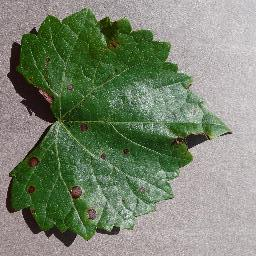
#> input picture dataset/Grape_black_rot_100/Grape_Black_rot10006.jpg, 256 x 256 px; its folder holds only this picture in this run
$ jupyter execute --allow-errors processing1.ipynb   (older library calls are emulated)
#> lines starting #> are read from the running program, lines starting #| are printed output that depends on the picture
## 1. Import Library

[cell 1]
import sys
import os
import cv2 as cv
import matplotlib.pyplot as plt
import numpy as np
import pandas as pd
from sklearn.model_selection import train_test_split, cross_val_predict
from sklearn.metrics import accuracy_score, classification_report, confusion_matrix
from skimage.feature import graycomatrix, graycoprops
from scipy.stats import entropy
from sklearn.ensemble import RandomForestClassifier
from sklearn.svm import SVC
from sklearn.neighbors import KNeighborsClassifier
from sklearn.metrics import (confusion_matrix, ConfusionMatrixDisplay)
import seaborn as sns
from itertools import combinations
from IPython.display import display

Tahap pertama yang kita lakukan adalah memanggil semua *library* pendukung yang dibutuhkan dalam proses pengolahan citra dan klasifikasi. Di sini kita menggunakan `cv2` (OpenCV) dan `skimage` untuk mengolah gambar dan mengekstrak fitur teksturnya. Untuk perhitungan matriks, kita memakai `numpy`, sedangkan `pandas` akan kita gunakan untuk menyusun hasil ekstraksi menjadi tabel data yang rapi. Selain itu, kita juga mengimpor algoritma *Machine Learning* seperti Random Forest, SVM, dan KNN dari `scikit-learn` beserta alat ukur akurasinya. Terakhir, `matplotlib` dan `seaborn` disiapkan untuk menampilkan visualisasi grafik.

## 2. Cek Kemiripan Gambar (Duplikasi)

Sebelum mengolah data, ada baiknya kita memastikan tidak ada data gambar yang kembar identik (duplikat). Jika algoritma belajar dari gambar yang persis sama berulang-ulang, ia bisa jadi "menghafal" dan bukan benar-benar belajar (*overfitting*).

Kode di bawah ini akan mengecilkan ukuran semua gambar dari salah satu kelas (sebagai contoh) menjadi 64x64 piksel agar lebih cepat diproses. Kemudian, ia membandingkan selisih nilai antar gambarnya. Jika selisihnya di bawah 5.0, sistem akan menganggap gambar tersebut sangat mirip atau duplikat. Output cetak di bawah ini akan melaporkan apakah ada gambar yang terdeteksi mirip.

[cell 2]
folder = "dataset/Grape_black_rot_100"
files = sorted(os.listdir(folder))

thumbs = {}
for fname in files:
    img = cv.imread(os.path.join(folder, fname), cv.IMREAD_GRAYSCALE)
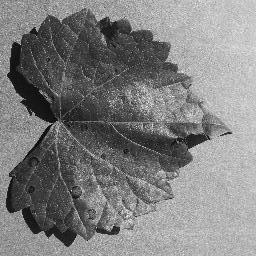
#> img: shape (256, 256); min 0, max 255, mean 127.3
    if img is not None:
        thumbs[fname] = cv.resize(img, (64, 64)).astype(np.float32)

THRESHOLD = 5.0  # makin kecil, makin ketat syarat "dianggap mirip"

for f1, f2 in combinations(thumbs.keys(), 2):
    diff = np.mean(np.abs(thumbs[f1] - thumbs[f2]))
    if diff < THRESHOLD:
        print(f"MIRIP (selisih={diff:.2f}):", f1, "<->", f2)
#> this loop made 0 passes

## 3. Load Dataset

Langkah selanjutnya adalah memuat gambar dataset utama ke dalam memori program. Kode di bawah ini akan membuka folder `dataset` dan membaca setiap sub-folder di dalamnya. Nama dari sub-folder tersebut otomatis dijadikan sebagai label kelas (misalnya, daun dengan *Black Rot* atau daun sehat).

Setiap gambar yang berhasil dibaca akan disimpan dalam *array* `data`, dan labelnya disimpan dalam *array* `labels`. Jika ada gambar yang rusak, sistem akan otomatis melewatinya. Output di bawah ini akan menampilkan total keseluruhan gambar yang berhasil dimuat beserta daftar kelas yang ditemukan, untuk memastikan semua data sudah masuk dengan benar.

[cell 3]
data = []
labels = []
file_name = []

for sub_folder in os.listdir("dataset"):
    sub_folder_path = os.path.join("dataset", sub_folder)
    if os.path.isdir(sub_folder_path):
        sub_folder_files = os.listdir(sub_folder_path)
        for i, filename in enumerate(sub_folder_files):
            img_path = os.path.join(sub_folder_path, filename)
            img = cv.imread(img_path)
#> img is the input picture: shape (256, 256, 3); mean B, G, R 111.9, 133.1, 121.8

            if img is None:
                continue

            data.append(img)
            labels.append(sub_folder)
            file_name.append(f"{sub_folder}_{i+1}.jpg")

print(f"Total gambar yang dimuat: {len(data)}")
#| Total gambar yang dimuat: 1
print(f"Daftar kelas yang ditemukan: {sorted(set(labels))}")

## 4. Inisialisasi Augmentasi Data

Pada beberapa kasus *Machine Learning*, jika jumlah data kita terlalu sedikit, kita biasanya melakukan *Augmentasi* (memperbanyak variasi gambar dengan cara diputar atau dibalik).

Blok kode di bawah ini disiapkan sebagai wadah (*placeholder*) jika sewaktu-waktu kita ingin menambahkan teknik augmentasi tersebut. Untuk saat ini, fungsi utamanya hanya untuk mencatat dan membandingkan jumlah data sebelum dan sesudah diproses. Outputnya akan mencetak konfirmasi bahwa saat ini tidak ada penambahan data buatan yang dimasukkan ke dalam sistem.

[cell 4]
data_augmented = []
labels_augmented = []
paths_augmented = []
file_name_augmented = []

for i in range(len(data)):
	pass
#> this loop made 1 pass

print("Data sebelum augmentasi: ", len(data))
#| Data sebelum augmentasi:  1
print("Data setelah augmentasi: ", len(data_augmented))

## 5. Definisi Pipeline Preprocessing

[cell 5]
TARGET_SIZE = (256, 256)

def gray(image, target_size=TARGET_SIZE):
#> called with target_size = (256, 256)
    resized = cv.resize(image, target_size)
    if len(resized.shape) == 3:
        gray_img = cv.cvtColor(resized, cv.COLOR_BGR2GRAY)
    else:
        gray_img = resized
    return gray_img.astype(np.uint8)


def median(image_input, kernel_size=5):
#> called with kernel_size = 5
    if isinstance(image_input, str):
        img = cv.imread(image_input, cv.IMREAD_GRAYSCALE)
    else:
        img = image_input.copy()

    pad_size = kernel_size // 2
    padded = np.pad(img, pad_size, mode='constant')
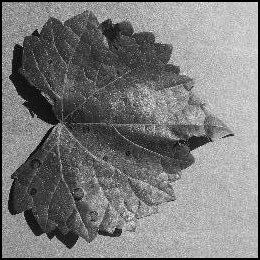
#> padded: shape (260, 260); min 0, max 249, mean 123.4
    height, width = img.shape
    K = kernel_size * kernel_size

    windows = np.zeros((K, height, width), dtype=np.uint8)
    idx = 0
    for di in range(kernel_size):
        for dj in range(kernel_size):
            windows[idx] = padded[di:di+height, dj:dj+width]
            idx += 1
#> after the loop, idx = 25

    half = (K + 1) // 2
    cum_count = np.zeros((height, width), dtype=np.int32)
    median_result = np.zeros((height, width), dtype=np.uint8)
    selesai = np.zeros((height, width), dtype=bool)

    for v in range(256):
        count_v = np.sum(windows == v, axis=0)
        cum_count = cum_count + count_v
        baru_capai = (cum_count >= half) & (~selesai)
        median_result[baru_capai] = v
        selesai = selesai | baru_capai
#> this loop made 256 passes
#> pass 1, in median, `count_v = np.sum(windows == v, axis=0)`:
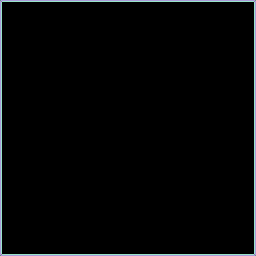
#> count_v: shape (256, 256) int64; 6 distinct labels, from 0 to 16; one colour per label, 0 black
#> pass 1, in median, `baru_capai = (cum_count >= half) & (~selesai)`:
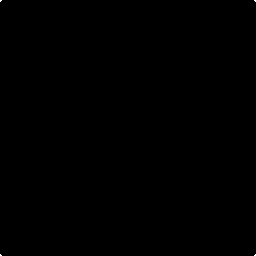
#> baru_capai: shape (256, 256) bool; 0.02% white in thin lines or dots
#> after the loop:
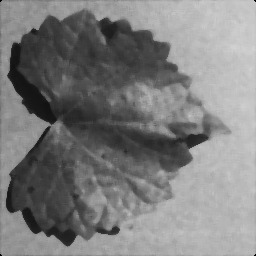
#> median_result: shape (256, 256); min 0, max 210, mean 125.7

    return median_result.astype(np.uint8)


def histogram_equalization(image_input):
    if isinstance(image_input, str):
        img = cv.imread(image_input, cv.IMREAD_GRAYSCALE)
    else:
        img = image_input.copy()

    L = 256
    counts, _ = np.histogram(img, bins=L, range=(0, L))
#> counts = 256 values, max 1021 at index 180, min 0 at index 1, mean 256
    cdf = np.cumsum(counts)
#> cdf = 256 values from 12 to 65536

    cdf_min = np.min(cdf[cdf > 0])
#> cdf_min = 12
    total_pixel = np.sum(counts)
#> total_pixel = 65536

    mapping = np.round((cdf - cdf_min) / (total_pixel - cdf_min) * (L - 1))
#> mapping = 256 values from 0 to 255
    mapping = np.clip(mapping, 0, L - 1)

    equalized_result = mapping[img].astype(np.uint8)
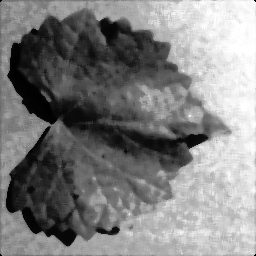
#> equalized_result: shape (256, 256); min 0, max 255, mean 128.5
    return equalized_result

def prepro(image):
    img1 = gray(image)
    img2 = median(img1)
    img3 = histogram_equalization(img2)
    return img1, img2, img3

def run_prepro(image):
    _, _, final_img = prepro(image)
    return final_img

Sebelum mulai mengambil ciri tekstur dari daun, gambar mentah perlu melalui proses *preprocessing* agar informasi bentuk tepi daun menjadi lebih jelas dan *noise* (gangguan kecil pada gambar) bisa dikurangi. Pada percobaan pertama (pipeline 1) ini, kita hanya menggunakan tiga tahapan dasar tanpa penajaman tepi matriks:
1. `gray`: Mengubah ukuran gambar menjadi standar 256x256 piksel dan membuang warna aslinya menjadi hitam-putih (*Grayscale*), agar sistem fokus pada analisis tekstur.
2. `median`: Menggunakan *Median Filter* untuk menghaluskan gambar dan mengurangi bintik-bintik *noise* tanpa merusak bentuk batas asli dari daun.
3. `histogram_equalization`: Meratakan kontras gambar sehingga perbedaan antara bagian yang terang dan gelap menjadi jauh lebih tegas dan tajam.
Semua tahapan ini digabungkan secara berurutan ke dalam fungsi utama bernama `prepro`.

## 6. Visualisasi Hasil Preprocessing

Untuk melihat langsung bagaimana fungsi *preprocessing* ini bekerja pada gambar daun kita, kode di bawah akan mengambil beberapa contoh acak dari setiap kelas dan memprosesnya langkah demi langkah.

Saat kode ini dijalankan,  akan disuguhi sekumpulan gambar hasil proses yang tersusun rapi.  bisa membandingkan perubahannya: dari yang tadinya format *Grayscale*, kemudian dihaluskan melalui *Median*, hingga akhirnya kontras warnanya ditegaskan melalui *Equalisasi*. Karena kita tidak menggunakan operator deteksi tepi seperti Sobel pada percobaan ini, gambar hasil akhir masih berupa wujud utuh daun dengan kontras warna yang sangat pekat. Perbedaan bercak infeksi pada daun sakit bisa langsung dikenali melalui warna gelap yang sangat kontras menonjol.

[cell 6]
dataPreprocessed = [run_prepro(img) for img in data]
#> dataPreprocessed = 1 item
unique_labels = sorted(set(labels))
nama_step = ['Gray', 'Median', 'Equalisasi']

#> (the rest of this cell did not finish here and is left out)

## 7. Definisi Fungsi Feature Extraction GLCM

[cell 7]
def glcm(image, derajat):
    if derajat == 0:
        angles = [0]
    elif derajat == 45:
        angles = [np.pi / 4]
    elif derajat == 90:
        angles = [np.pi / 2]
    elif derajat == 135:
        angles = [3 * np.pi / 4]
    else:
        raise ValueError("Angle harus 0, 45, 90, atau 135.")

    glcm_matrix = graycomatrix(image, [1], angles, 256, symmetric=True, normed=True)
    return glcm_matrix

def correlation(matriks):
    return graycoprops(matriks, 'correlation')[0, 0]

def dissimilarity(matriks):
    return graycoprops(matriks, 'dissimilarity')[0, 0]

def homogenity(matriks):
    return graycoprops(matriks, 'homogeneity')[0, 0]

def contrast(matriks):
    return graycoprops(matriks, 'contrast')[0, 0]

def ASM(matriks):
    return graycoprops(matriks, 'ASM')[0, 0]

def energy(matriks):
    return graycoprops(matriks, 'energy')[0, 0]

def entropyGlcm(matriks):
    return entropy(matriks.ravel())

Setelah proses peningkatan kontras usai, tahap krusial selanjutnya adalah mengekstrak tekstur matematis menggunakan metode *Gray-Level Co-occurrence Matrix* (GLCM). Fungsi `glcm` bertugas menyusun matriks probabilitas kejadian piksel-piksel yang bersebelahan.

Dari matriks probabilitas tersebut, kode di atas mendefinisikan tujuh metrik perhitungan. `Correlation` meninjau pola struktur linier jaringan daun. `Contrast` dan `Dissimilarity` menghitung nilai intensitas kekasaran tekstur (bercak infeksi daun akan menyumbang nilai yang tinggi). `Homogeneity` menangkap seberapa mulus permukaan gambar. `ASM` dan `Energy` berfungsi menakar dominasi konsistensi warna yang ada, dan terakhir, `Entropy` akan mengukur seberapa acak dan rusaknya susunan warna di area gambar akibat patogen jamur.

## 8. Komputasi Matriks Probabilitas Multi-Sudut

[cell 8]
Derajat0, Derajat45, Derajat90, Derajat135 = [], [], [], []

for img in dataPreprocessed:
    Derajat0.append(glcm(img, 0))
    Derajat45.append(glcm(img, 45))
    Derajat90.append(glcm(img, 90))
    Derajat135.append(glcm(img, 135))
#> this loop made 1 pass
#> after the loop, Derajat0 = 1 item; Derajat135 = 1 item; Derajat45 = 1 item; Derajat90 = 1 item

Titik infeksi dan bentuk guratan tulang daun umumnya menjalar tak beraturan. Jika sistem hanya mengandalkan perhitungan dari satu sumbu pengamatan, akurasi akan menurun secara signifikan. Oleh karenanya, blok iterasi matriks di atas diprogram untuk menghitung fungsi probabilitas dari empat sudut mata angin (0, 45, 90, dan 135 derajat) secara serempak. Array-array matriks tersebut disimpan untuk kemudian dikalkulasikan nilainya.

## 9. Inisialisasi Array Feature Extraction

[cell 9]
Kontras0, Kontras45, Kontras90, Kontras135 = [], [], [], []
dissimilarity0, dissimilarity45, dissimilarity90, dissimilarity135 =  [], [], [], []
homogenity0, homogenity45, homogenity90, homogenity135 = [], [], [], []
entropy0, entropy45, entropy90, entropy135 =  [], [], [], []
ASM0, ASM45, ASM90, ASM135 =  [], [], [], []
energy0, energy45, energy90, energy135 =  [], [], [], []
correlation0, correlation45, correlation90, correlation135 = [], [], [], []

Sebagai langkah prosedural sebelum penggalian 7 nilai fitur matematis pada keempat sudut tadi dilakukan, blok kode ini bertugas mendeklarasikan 28 keranjang (*list array*) kosong di dalam memori. Variabel-variabel inilah yang nanti akan menampung setiap angka hasil perhitungan agar posisinya tak saling bergeser dan tertata valid secara sistematis.

## 10. Feature Extraction: Correlation

[cell 10]
for i in range(len(dataPreprocessed)):
    correlation0.append(correlation(Derajat0[i]))
    correlation45.append(correlation(Derajat45[i]))
    correlation90.append(correlation(Derajat90[i]))
    correlation135.append(correlation(Derajat135[i]))
#> after the loop, correlation0 = [0.99]; correlation135 = [0.984]; correlation45 = [0.985]; correlation90 = [0.99]

Langkah awal dari proses analisis fitur (*Feature Extraction*) dijalankan pada parameter `Correlation` (Korelasi). Algoritma ini berjalan otomatis di balik layar untuk menilai linearitas pola tekstur daun. Nilai ini sangat baik untuk menyorot kepadatan dan arah struktur alami jaringan serat pada daun segar yang sehat.

## 11. Feature Extraction: Contrast

[cell 11]
for i in range(len(dataPreprocessed)):
    Kontras0.append(contrast(Derajat0[i]))
    Kontras45.append(contrast(Derajat45[i]))
    Kontras90.append(contrast(Derajat90[i]))
    Kontras135.append(contrast(Derajat135[i]))
#> after the loop, Kontras0 = [107.5]; Kontras135 = [179.2]; Kontras45 = [169.3]; Kontras90 = [109.4]

Tahapan yang kedua membedah khusus nilai `Contrast` (Kekontrasan). Karena sifat perhitungannya yang melonjak (*eksponensial*) saat bertemu gradasi piksel tajam, fitur ini sangat krusial dalam mendeteksi dan memberi bobot rasio pada bintik pekat dari *Black Rot* yang muncul bertebaran menumpuk di area hijau spesimen.

## 12. Feature Extraction: Dissimilarity

[cell 12]
for i in range(len(dataPreprocessed)):
    dissimilarity0.append(dissimilarity(Derajat0[i]))
    dissimilarity45.append(dissimilarity(Derajat45[i]))
    dissimilarity90.append(dissimilarity(Derajat90[i]))
    dissimilarity135.append(dissimilarity(Derajat135[i]))
#> after the loop, dissimilarity0 = [5.36]; dissimilarity135 = [7.77]; dissimilarity45 = [7.17]; dissimilarity90 = [5.55]

Di urutan ketiga kita menarik data indeks `Dissimilarity` (Ketidaksamaan). Kendati cara kerjanya mirip dengan penarikan nilai `Contrast`, pengukuran ini tidak mendramatisasi perbedaan nilai matriks (linier). Kemampuannya menstabilkan deviasi sangat berguna meraba tingkat kekasaran (*coarseness*) ringan yang sering ditemui pada transisi tepi pinggiran daun biasa.

## 13. Feature Extraction: Homogeneity

[cell 13]
for i in range(len(dataPreprocessed)):
    homogenity0.append(homogenity(Derajat0[i]))
    homogenity45.append(homogenity(Derajat45[i]))
    homogenity90.append(homogenity(Derajat90[i]))
    homogenity135.append(homogenity(Derajat135[i]))
#> after the loop, homogenity0 = [0.36]; homogenity135 = [0.254]; homogenity45 = [0.275]; homogenity90 = [0.351]

Modul keempat menangani analisis indikator `Homogeneity` (Homogenitas). Di sini mesin akan berfokus melihat seberapa rata penyebaran rona visual pada lembaran objek. Kelompok tanaman sampel daun sehat pastinya membukukan skor homogenitas puncak karena kutikulanya belum banyak dirusak bercak.

## 14. Feature Extraction: Entropy

[cell 14]
for i in range(len(dataPreprocessed)):
    entropy0.append(entropyGlcm(Derajat0[i]))
    entropy45.append(entropyGlcm(Derajat45[i]))
    entropy90.append(entropyGlcm(Derajat90[i]))
    entropy135.append(entropyGlcm(Derajat135[i]))
#> after the loop, entropy0 = [7.54]; entropy135 = [7.92]; entropy45 = [7.82]; entropy90 = [7.57]

Pada perhitungan ini, matriks dievaluasi menggunakan indeks `Entropy` (Entropi). Nilai entropi menjaring probabilitas seberapa berantakan suatu elemen spasial (*noise*) pada suatu daun. Jika gambar menunjukkan banyak rintik cacat bercak jamur yang tersebar acak secara tidak harmonis, angka pengembalian nilai entropinya niscaya membengkak.

## 15. Feature Extraction: ASM

[cell 15]
for i in range(len(dataPreprocessed)):
    ASM0.append(ASM(Derajat0[i]))
    ASM45.append(ASM(Derajat45[i]))
    ASM90.append(ASM(Derajat90[i]))
    ASM135.append(ASM(Derajat135[i]))
#> after the loop, ASM0 = [0.00106]; ASM135 = [0.000672]; ASM45 = [0.00074]; ASM90 = [0.00103]

Perhitungan parameter yang keenam mengobservasi nilai `Angular Second Moment` (ASM). Kalkulasi matematis dari fungsi ini mencatat penguasaan konsistensi pola dari kelompok-kelompok titik yang homogen di permukaan daun, membantu algoritma mengenali keseimbangan dan keseragaman identitas objek aslinya.

## 16. Feature Extraction: Energy

[cell 16]
for i in range(len(dataPreprocessed)):
    energy0.append(energy(Derajat0[i]))
    energy45.append(energy(Derajat45[i]))
    energy90.append(energy(Derajat90[i]))
    energy135.append(energy(Derajat135[i]))
#> after the loop, energy0 = [0.0326]; energy135 = [0.0259]; energy45 = [0.0272]; energy90 = [0.0321]

Ekstraksi matriks GLCM yang terakhir mengukur nilai `Energy` (Energi). Properti spesifik ini dikalkulasi langsung dengan menarik akar kuadrat dari bilangan indeks ASM. Hal ini semata-mata dilakukan guna memadatkan rentang bilangan agar terdistribusi dalam bentuk pecahan yang lebih efisien dan tidak memberatkan komputasi.

## 17. Pembentukan DataFrame

Keseluruhan 28 elemen nilai tekstur yang diekstrak tadi belum layak dicerna algoritma selagi posisinya masih tercerai-berai secara matriks. Oleh karenanya, struktur manajemen data amat diperlukan pada tahap komputasi ini.

Melalui library *pandas*, puluhan array kolom fitur tersebut dijahit berdampingan menjadi format *DataFrame*. Penambahan atribut vital seperti pengenal asal (*Filename*) dan penamaan jenis observasi botani (*Label*) juga dilakukan. Setelah blok ini dijalankan, *output* tabel langsung memunculkan tampilan visual dataset tabular awal yang kini sangat rapi dan siap saji.

[cell 17]
dataTable = {'Filename': file_name, 'Label': labels,
        'Contrast0': Kontras0, 'Contrast45': Kontras45, 'Contrast90': Kontras90, 'Contrast135': Kontras135,
        'Homogeneity0': homogenity0, 'Homogeneity45': homogenity45, 'Homogeneity90': homogenity90, 'Homogeneity135': homogenity135,
        'Dissimilarity0': dissimilarity0, 'Dissimilarity45': dissimilarity45, 'Dissimilarity90': dissimilarity90, 'Dissimilarity135': dissimilarity135,
        'Entropy0': entropy0, 'Entropy45': entropy45, 'Entropy90': entropy90, 'Entropy135': entropy135,
        'ASM0': ASM0, 'ASM45': ASM45, 'ASM90': ASM90, 'ASM135': ASM135,
        'Energy0': energy0, 'Energy45': energy45, 'Energy90': energy90, 'Energy135': energy135,
        'Correlation0': correlation0, 'Correlation45': correlation45, 'Correlation90': correlation90, 'Correlation135': correlation135,
        }
df = pd.DataFrame(dataTable)
#> df = table of 1 rows and 30 columns
display(df.head())

## 18. Feature Selection dengan Threshold Korelasi

Parameter observasi berlebih yang redundan (menduplikasi informasi) justru menjadi kendala yang memberatkan akurasi pengenalan model klasifikasi. Masalah dimensi berlebih (*curse of dimensionality*) ini memicu urgensi diterapkannya tahap pemangkasan atau *Feature Selection*.

Blok validasi fungsi Pearson ini mengawasi relasi antar kolom. Dua variabel yang berbagi koneksi linear sangat identik (bersentuhan di batas r = 0.95) otomatis bakal dieksekusi agar membuang salah satu perwakilannya. Hasil eksekusi `print` membongkar seberapa banyak jumlah variabel optimal yang selamat (*survivor features*). Sebagai pendukung analitis visual, gambar diagram *Heatmap Correlation* yang membiru memperlihatkan bahwa semua variabel yang tersisa kini sudah bersih, stabil, dan independen antar satu sama lain.

[cell 18]
corr_matrix = df.drop(columns=['Label','Filename']).corr()
#> corr_matrix = table of 28 rows and 28 columns

threshold = 0.95
columns = np.full((corr_matrix.shape[0],), True, dtype=bool)
for i in range(corr_matrix.shape[0]):
    for j in range(i+1, corr_matrix.shape[0]):
        if abs(corr_matrix.iloc[i,j]) >= threshold:
            if columns[j]:
                columns[j] = False

select = df.drop(columns=['Label','Filename']).columns[columns]
x_new = df[select]
#> x_new = table of 1 rows and 28 columns
y = df['Label']

print(f"Fitur awal (sebelum seleksi)  : 28")
print(f"Fitur akhir (setelah seleksi) : {len(select)}")
#| Fitur akhir (setelah seleksi) : 28
print(f"Fitur fungsional terpilih     : {list(select)}")
#> (printed output is left out)

plt.figure(figsize=(17,17))
#> (this line was passed over: IPython is not available in this run)
sns.heatmap(x_new.corr(), annot=True, cmap='Blues', fmt=".2f")
#> (this line was passed over: IPython is not available in this run)
plt.title('Heatmap Korelasi Fitur - Percobaan 1', fontsize=14)
#> (this line was passed over: IPython is not available in this run)
plt.show()
